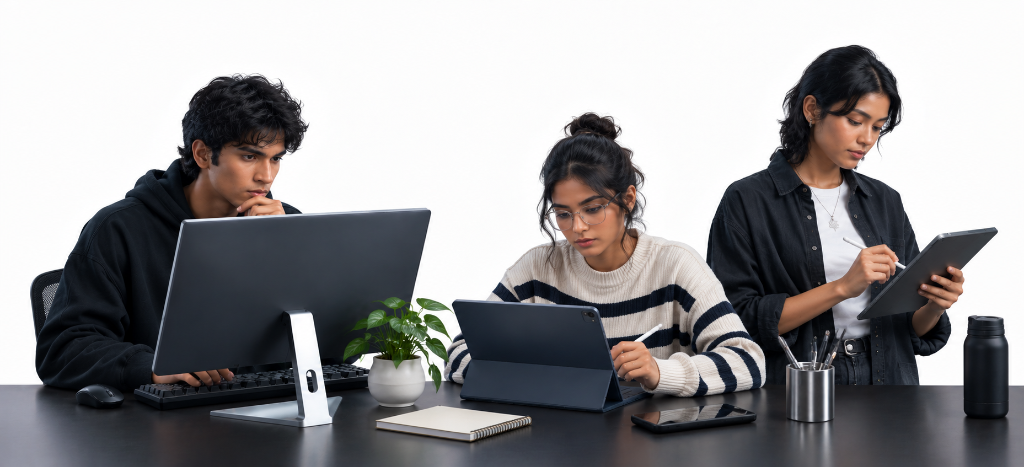
#> input picture contracts/assets/landingpage.png, 1024 x 467 px, found by its file name
$ python clean_bg.py
#> lines starting #> are read from the running program, lines starting #| are printed output that depends on the picture; after the words box and inside, x2 and y2 are one past the last pixel; in counts of white or black regions, pixels touching at a corner belong together
from PIL import Image, ImageFilter
import numpy as np
from collections import deque

# Load original image
img = Image.open('contracts/assets/landingpage.png').convert('RGBA')
#> img is the input picture: PIL image 1024x467 RGBA; mean R, G, B, A 149.8, 148.7, 150.3, 255
arr = np.array(img, dtype=np.float32)
h, w, _ = arr.shape
#> h = 467; w = 1024

# Distance from pure white
rgb = arr[:, :, :3]
diff_from_white = np.sqrt(np.sum((255.0 - rgb) ** 2, axis=2))
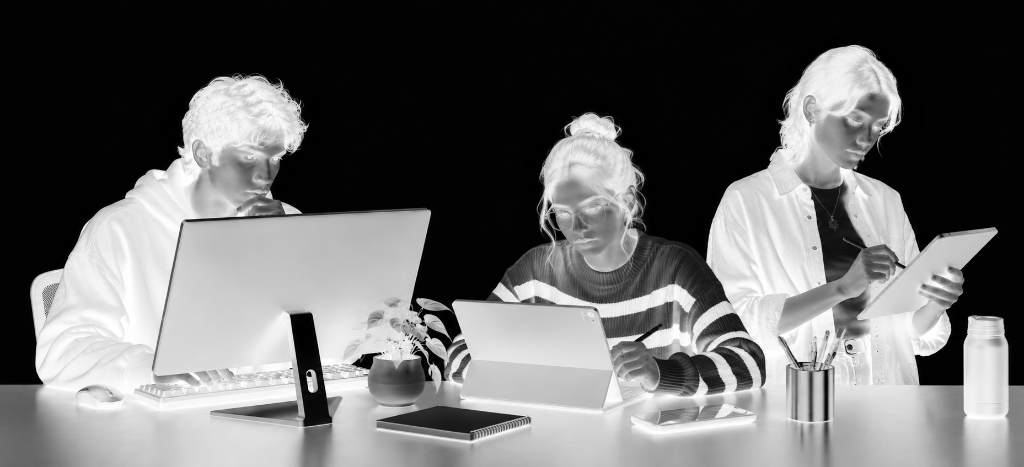
#> diff_from_white: shape (467, 1024) float32; min 0, max 441.7, mean 183; drawn with min black and max white

# Background seed: very close to white (< 20 distance)
is_seed = diff_from_white < 25.0
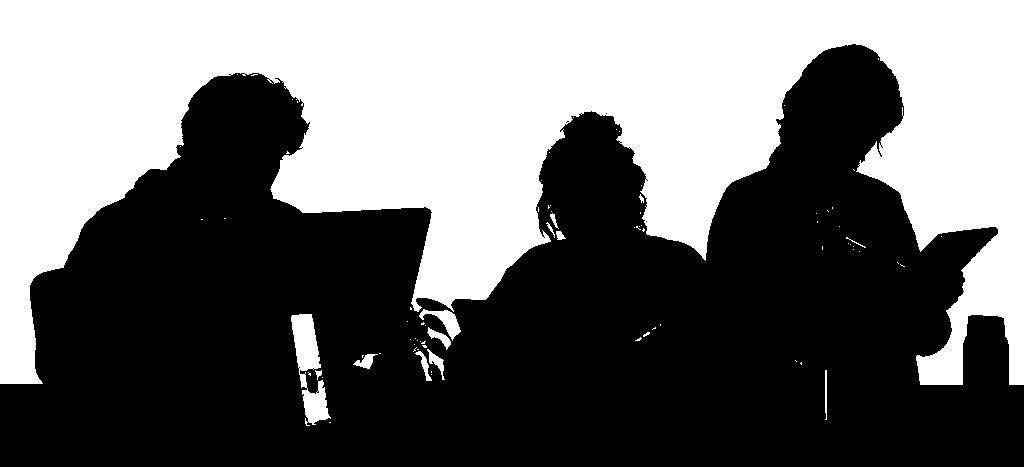
#> is_seed: shape (467, 1024) bool; 43.1% white; 81 white regions (67 under 20 px), largest, box (x1, y1, x2, y2) and area: (0, 0, 1024, 385) 202538, (291, 314, 331, 426) 2066, (419, 309, 461, 341) 465

visited = np.zeros((h, w), dtype=bool)
q = deque()

# Seed from borders
for x in range(w):
    if is_seed[0, x]:
        q.append((0, x))
        visited[0, x] = True
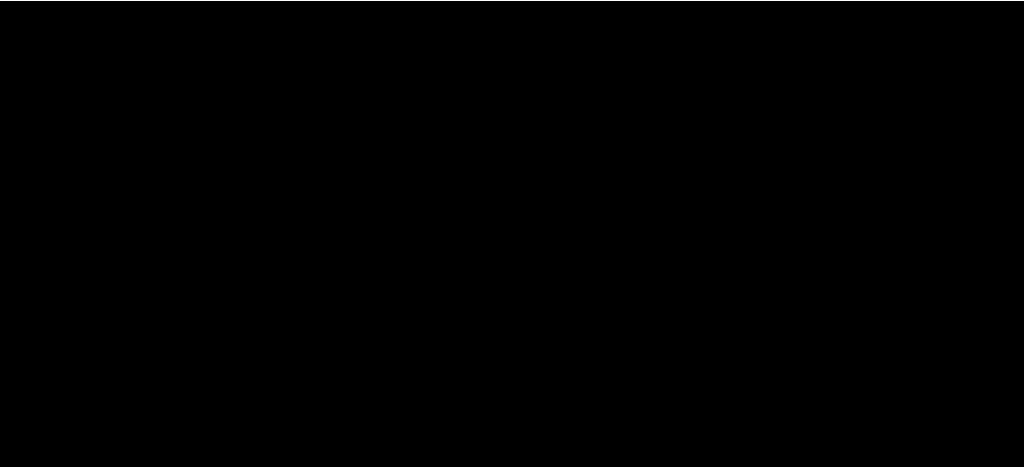
#> visited: shape (467, 1024) bool; 0.21% white in thin lines or dots, all inside (x1, y1, x2, y2) = (0, 0, 1024, 1)
for y in range(h):
    if is_seed[y, 0] and not visited[y, 0]:
        q.append((y, 0))
        visited[y, 0] = True
    if is_seed[y, w-1] and not visited[y, w-1]:
        q.append((y, w-1))
        visited[y, w-1] = True
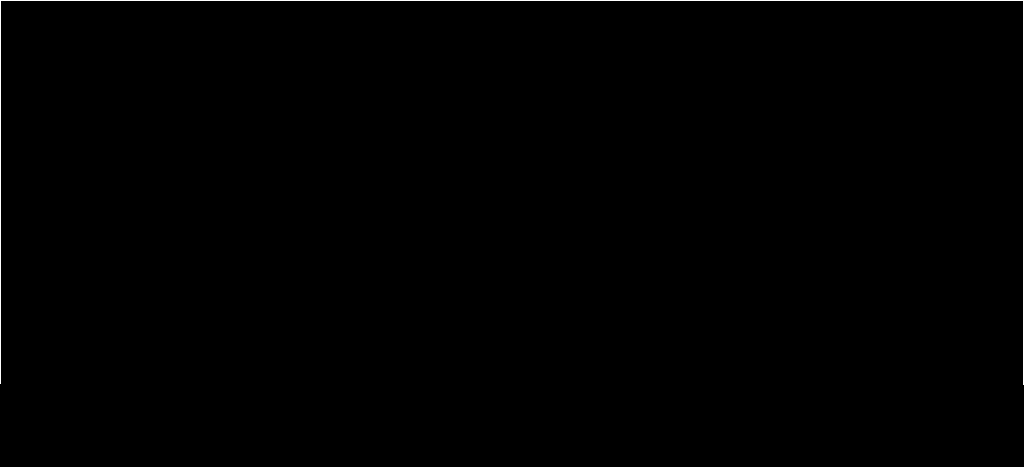
#> visited: shape (467, 1024) bool; 0.37% white in thin lines or dots, all inside (x1, y1, x2, y2) = (0, 0, 1024, 385)

# Also find enclosed white areas like between monitor stand or arms if diff_from_white < 12
for y in range(int(h * 0.8)):
    for x in range(w):
        if not visited[y, x] and diff_from_white[y, x] < 12.0:
            q.append((y, x))
            visited[y, x] = True
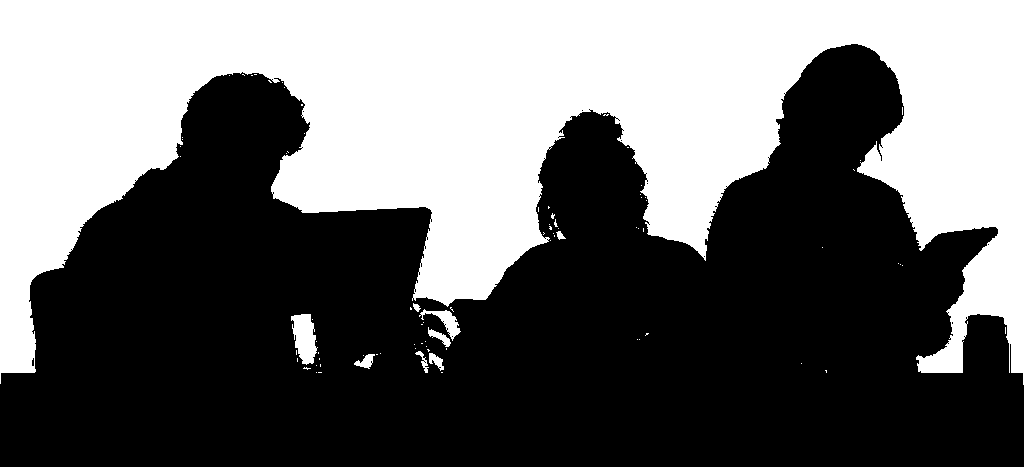
#> visited: shape (467, 1024) bool; 42.3% white; 84 white regions (75 under 20 px), largest, box (x1, y1, x2, y2) and area: (0, 0, 1024, 385) 200285, (291, 314, 318, 365) 918, (419, 309, 461, 341) 415

while q:
    y, x = q.popleft()
    for dy, dx in [(-1,0), (1,0), (0,-1), (0,1)]:
        ny, nx = y + dy, x + dx
        if 0 <= ny < h and 0 <= nx < w and not visited[ny, nx]:
            # Expand to pixels that are clearly background
            if diff_from_white[ny, nx] < 45.0:
                visited[ny, nx] = True
                q.append((ny, nx))
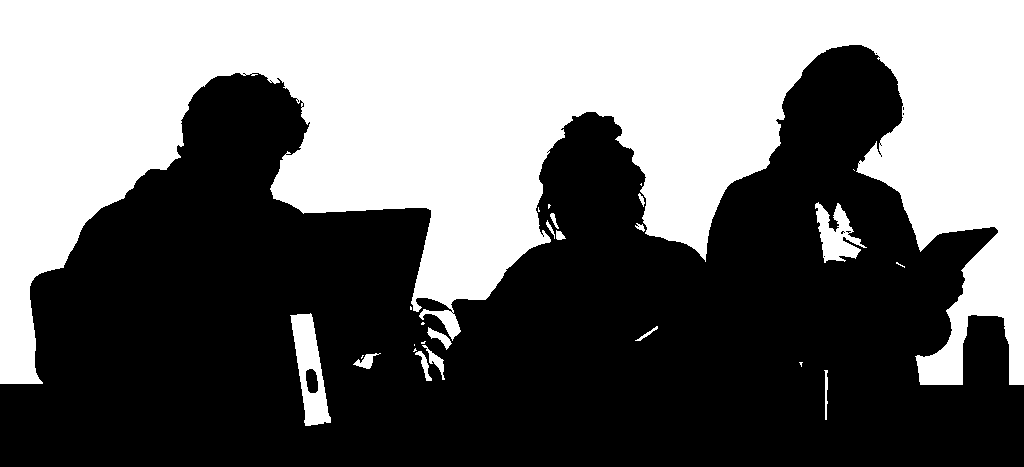
#> visited: shape (467, 1024) bool; 43.6% white; 26 white regions (12 under 20 px), largest, box (x1, y1, x2, y2) and area: (0, 0, 1024, 385) 203542, (290, 313, 331, 426) 2313, (815, 202, 867, 263) 1544

# Alpha mask: 0 where background, 255 where foreground
alpha_mask = np.ones((h, w), dtype=np.uint8) * 255
alpha_mask[visited] = 0

# Feather edges to remove white halo
mask_img = Image.fromarray(alpha_mask, mode='L')
mask_blur = mask_img.filter(ImageFilter.GaussianBlur(radius=0.7))
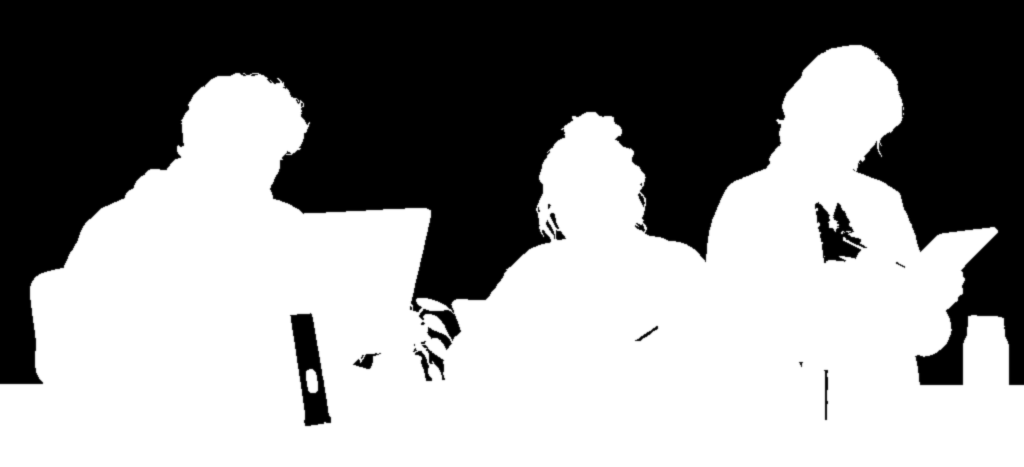
#> mask_blur: PIL image 1024x467 L; min 0, max 255, mean 143.7

# Defringe / decontaminate edges: multiply near-white edges to remove white fringe against dark background
clean_img = Image.open('contracts/assets/landingpage.png').convert('RGB')
final_img = Image.new('RGBA', (w, h), (0, 0, 0, 0))
#> final_img: PIL image 1024x467 RGBA; every value is 0
final_img.paste(clean_img, (0, 0), mask=mask_blur)

final_img.save('contracts/assets/characters_transparent.png')
print('Enhanced transparent image saved successfully.')
